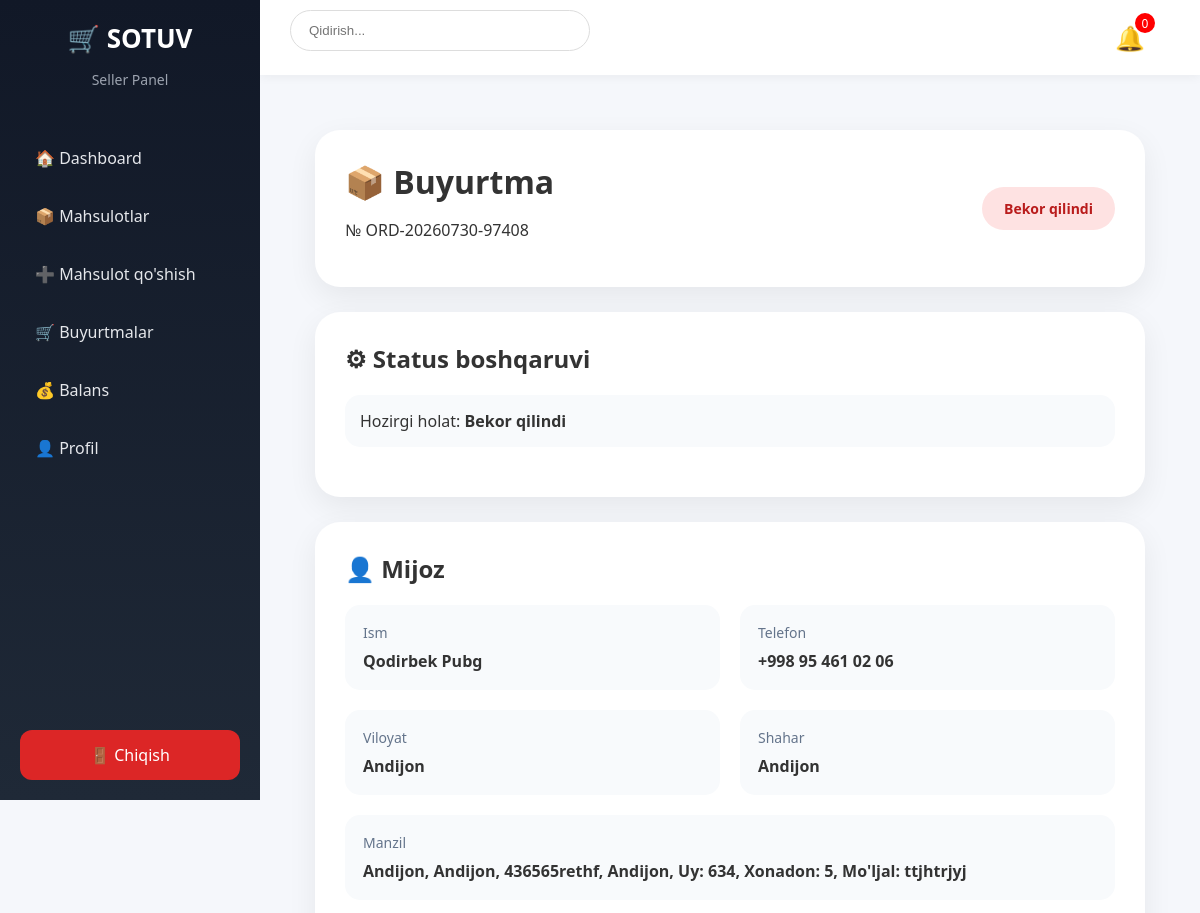
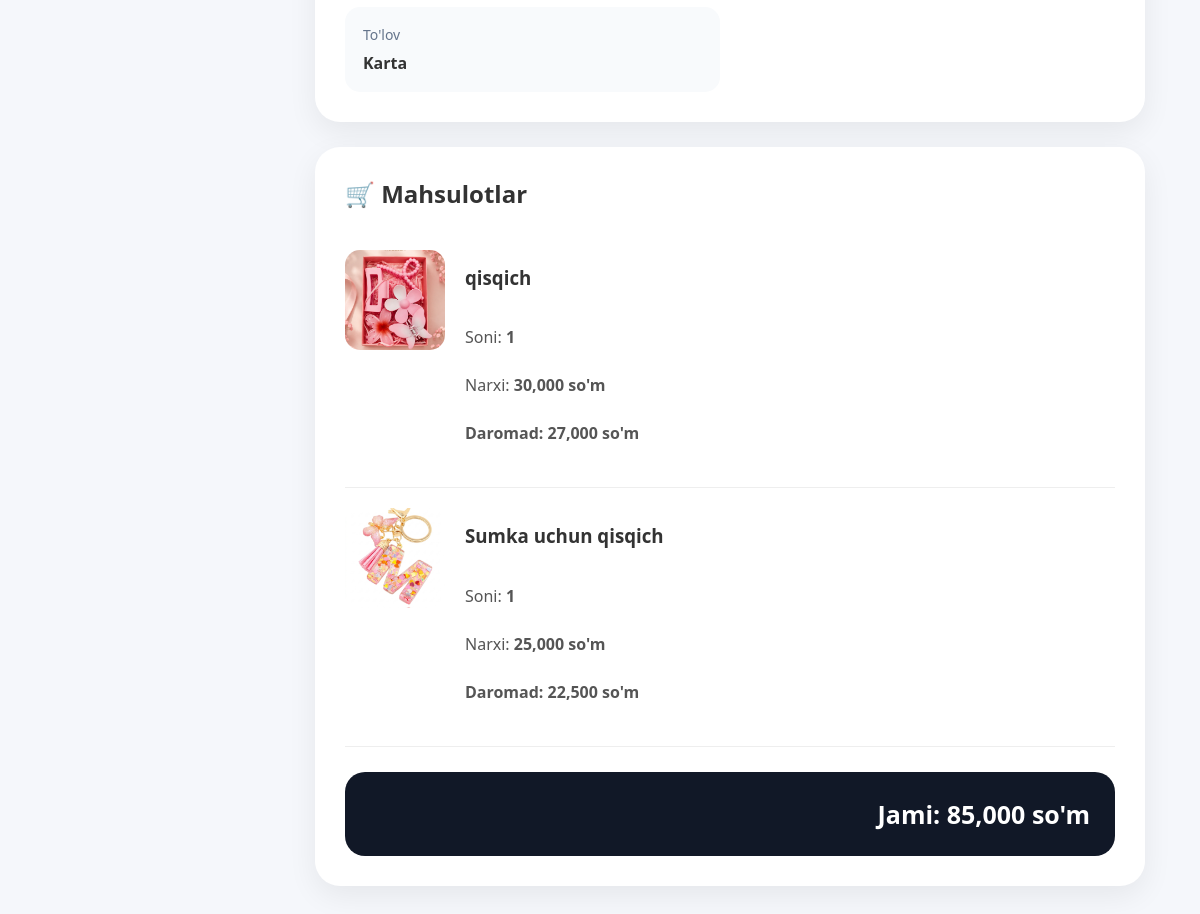
The page /seller/orders/4 (signed in) on the database its author committed (2 pictures, top to bottom).
### models/order.py (models this page shows, shortened)
class Order(db.Model):
    __tablename__ = "order"
    STATUS_NEW = "Kutilmoqda"
    STATUS_ACCEPTED = "Qabul qilindi"
    STATUS_PREPARING = "Tayyorlanmoqda"
    STATUS_SHIPPING = "Yetkazilmoqda"
    STATUS_DONE = "Yetkazildi"
    STATUS_CANCELLED = "Bekor qilindi"
    STATUSES = [
        STATUS_NEW,
        STATUS_ACCEPTED,
        STATUS_PREPARING,
        STATUS_SHIPPING,
        STATUS_DONE,
        STATUS_CANCELLED
    ]
    PAYMENT_PENDING = "To'lanmagan"
    PAYMENT_PAID = "To'langan"
    PAYMENT_REFUND = "Qaytarilgan"
    PAYMENT_STATUSES = [
        PAYMENT_PENDING,
        PAYMENT_PAID,
        PAYMENT_REFUND
    ]
    id = db.Column(
        db.Integer,
        primary_key=True
    )
    order_number = db.Column(
        db.String(50),
        unique=True,
        nullable=False,
        index=True
    )
    tracking_code = db.Column(
        db.String(100),
        unique=True
    )
    user_id = db.Column(
        db.Integer,
        db.ForeignKey("user.id"),
        nullable=False,
        index=True
    )
    subtotal = db.Column(
        db.Integer,
        default=0
    )
    delivery_price = db.Column(
        db.Integer,
        default=0
    )
    delivery_type = db.Column(
        db.String(50),
        default="standard"
    )
    discount = db.Column(
        db.Integer,
        default=0
    )
    total_price = db.Column(
        db.Integer,
        default=0
    )
    payment_method = db.Column(
        db.String(50),
        default="Naqd"
    )
    payment_status = db.Column(
        db.String(50),
        default=PAYMENT_PENDING
    )
    payment_check = db.Column(
        db.String(255),
        nullable=True
    )
    payment_verified = db.Column(
        db.Boolean,
        default=False
    )
    status = db.Column(
        db.String(50),
        default=STATUS_NEW,
        index=True
    )
    status_note = db.Column(
        db.Text
    )
    receiver_name = db.Column(
        db.String(100),
        nullable=False
    )
    phone = db.Column(
        db.String(30),
        nullable=False
    )
    country = db.Column(
        db.String(100),
        default="Uzbekistan"
    )
    region = db.Column(
        db.String(100)
    )
    city = db.Column(
        db.String(100)
    )
    district = db.Column(
        db.String(100)
    )
    street = db.Column(
        db.String(200)
    )
    house = db.Column(
        db.String(50)
    )
    apartment = db.Column(
        db.String(50)
    )
    address = db.Column(
        db.Text
    )
    comment = db.Column(
        db.Text
    )
    cancel_reason = db.Column(
        db.Text
    )
    created_at = db.Column(
        db.DateTime,
        default=datetime.utcnow,
        index=True
    )
    updated_at = db.Column(
        db.DateTime,
        default=datetime.utcnow,
        onupdate=datetime.utcnow
    )
    completed_at = db.Column(
        db.DateTime
    )
    user = db.relationship(
        "User",
        back_populates="orders"
    )
    items = db.relationship(
        "OrderItem",
        back_populates="order",
        cascade="all, delete-orphan",
        lazy="joined"
    )
    notifications = db.relationship(
        "Notification",
        back_populates="order",
        cascade="all, delete-orphan"
    )

### models/order_item.py (models this page shows, shortened)
class OrderItem(db.Model):
    __tablename__ = "order_item"
    STATUS_NEW = "Kutilmoqda"
    STATUS_ACCEPTED = "Qabul qilindi"
    STATUS_PREPARING = "Tayyorlanmoqda"
    STATUS_SHIPPING = "Yetkazilmoqda"
    STATUS_DONE = "Yetkazildi"
    STATUS_CANCELLED = "Bekor qilindi"
    STATUSES = [
        STATUS_NEW,
        STATUS_ACCEPTED,
        STATUS_PREPARING,
        STATUS_SHIPPING,
        STATUS_DONE,
        STATUS_CANCELLED
    ]
    id = db.Column(
        db.Integer,
        primary_key=True
    )
    order_id = db.Column(
        db.Integer,
        db.ForeignKey(
            "order.id",
            ondelete="CASCADE"
        ),
        nullable=False,
        index=True
    )
    product_id = db.Column(
        db.Integer,
        db.ForeignKey(
            "product.id",
            ondelete="SET NULL"
        ),
        nullable=True,
        index=True
    )
    product_name = db.Column(
        db.String(200),
        nullable=False
    )
    product_image = db.Column(
        db.String(500)
    )
    product_brand = db.Column(
        db.String(100)
    )
    product_sku = db.Column(
        db.String(100)
    )
    seller_id = db.Column(
        db.Integer,
        db.ForeignKey(
            "seller.id",
            ondelete="SET NULL"
        ),
        nullable=True
    )
    seller_name = db.Column(
        db.String(200)
    )
    price = db.Column(
        db.Integer,
        default=0,
        nullable=False
    )
    quantity = db.Column(
        db.Integer,
        default=1,
        nullable=False
    )
    subtotal = db.Column(
        db.Integer,
        default=0
    )
    commission_percent = db.Column(
        db.Integer,
        default=10
    )
    commission = db.Column(
        db.Integer,
        default=0
    )
    seller_income = db.Column(
        db.Integer,
        default=0
    )
    status = db.Column(
        db.String(50),
        default=STATUS_NEW,
        index=True
    )
    created_at = db.Column(
        db.DateTime,
        default=datetime.utcnow
    )
    updated_at = db.Column(
        db.DateTime,
        default=datetime.utcnow,
        onupdate=datetime.utcnow
    )
    order = db.relationship(
        "Order",
        back_populates="items"
    )
    product = db.relationship(
        "Product",
        back_populates="order_items"
    )
    seller = db.relationship(
        "Seller",
        back_populates="order_items"
    )

### seller/routes.py (the view, shortened to what this page needs)
@seller.route(
    "/orders/<int:id>"
)
@seller_required
def order_detail(id):
    seller_id = session.get(
        "seller_id"
    )
    order = (
        Order.query
        .join(
            OrderItem
        )
        .filter(
            Order.id == id,
            OrderItem.seller_id == seller_id
        )
        .first()
    )
    return render_template(
        "seller/order_detail.html",
        order=order
    )

### templates/seller/order_detail.html (shortened to what this page needs)
{% extends "seller/base.html" %}
{% block content %}
<link rel="stylesheet" href="{{url_for('static',filename='css/seller_order_detail.css')}}">
<link rel="stylesheet" href="{{ url_for('static', filename='css/mobile-seller-order-detail.css') }}">
<div class="order-page">
<div class="order-header">
<div>
<h1>
📦 Buyurtma
</h1>
<p>
№ {{order.order_number}}
</p>
</div>
<div class="status {{order.status}}">
{{order.status}}
</div>
</div>
<div class="box">
<h2>
⚙ Status boshqaruvi
</h2>
<div class="current">
Hozirgi holat:
<strong>
{{order.status}}
</strong>
</div>
</div>
<div class="box">
<h2>
👤 Mijoz
</h2>
<div class="grid">
<div>
<span>
Ism
</span>
<b>
{{order.receiver_name}}
</b>
</div>
<div>
<span>
Telefon
</span>
<b>
{{order.phone}}
</b>
</div>
<div>
<span>
Viloyat
</span>
<b>
{{order.region}}
</b>
</div>
<div>
<span>
Shahar
</span>
<b>
{{order.city}}
</b>
</div>
<div class="full">
<span>
Manzil
</span>
<b>
{{order.address}}
</b>
</div>
<div>
<span>
To'lov
</span>
<b>
{{order.payment_method}}
</b>
</div>
</div>
</div>
<div class="box">
<h2>
🛒 Mahsulotlar
</h2>
{% for item in order.items %}
<div class="product">
{% if item.product_image %}
<img src="{{item.product_image}}">
{% else %}
<div class="no-image">
📦
</div>
{% endif %}
<div class="product-info">
<h3>
{{item.product_name}}
</h3>
<p>
Soni:
<b>
{{item.quantity}}
</b>
</p>
<p>
Narxi:
<b>
{{"{:,}".format(item.price)}} so'm
</b>
</p>
<p class="income">
Daromad:
{{"{:,}".format(item.seller_income)}} so'm
</p>
</div>
</div>
{% endfor %}
<div class="total">
Jami:
{{"{:,}".format(order.total_price)}}
so'm
</div>
</div>
</div>
{% endblock %}

### static/seller/css/style.css (style rules this page uses)
* { box-sizing:border-box; }
body { margin:0; font-family: "Segoe UI", Arial, sans-serif; background:#f5f7fb; color:#333; }
.status { padding:6px 12px; border-radius:20px; background:#eee; }
.product-info p { margin:8px 0; color:#555; }
.status { padding:6px 15px; border-radius:20px; background:#eee; }
.product-info { display:flex; flex-direction:column; gap:10px; margin:15px 0; }
.status { display:inline-flex; align-items:center; gap:6px; padding:7px 14px; border-radius:20px; background:#fef3c7; color:#92400e; font-size:14px; font-weight:600; }

### static/css/seller_order_detail.css (style rules this page uses)
.order-page { padding:25px; }
.order-header { background:white; padding:30px; border-radius:25px; display:flex; justify-content:space-between; align-items:center; box-shadow:0 10px 30px #0001; margin-bottom:25px; }
.order-header h1 { margin:0; font-size:32px; }
.status { padding:12px 22px; border-radius:30px; font-weight:bold; }
.status.Bekor { background:#fee2e2; color:#b91c1c; }
.box { background:white; padding:30px; border-radius:25px; box-shadow:0 10px 30px #0001; margin-bottom:25px; }
.box h2 { margin-top:0; }
.current { background:#f8fafc; padding:15px; border-radius:15px; margin-bottom:20px; }
.grid { display:grid; grid-template-columns:repeat(2,1fr); gap:20px; }
.grid div { background:#f8fafc; padding:18px; border-radius:15px; }
.grid span { display:block; color:#64748b; font-size:14px; }
.grid b { display:block; margin-top:8px; }
.full { grid-column:1/-1; }
.product { display:flex; gap:20px; padding:20px 0; border-bottom:1px solid #eee; }
.product img, .no-image { width:100px; height:100px; border-radius:15px; object-fit:cover; }
.product-info h3 { margin-top:0; }
.income { color:#16a34a; font-weight:bold; }
.total { margin-top:25px; background:#111827; color:white; padding:25px; border-radius:20px; text-align:right; font-size:25px; font-weight:bold; }

### rows shown on the page
Order: order_number "ORD-20260730-97408", status "Bekor qilindi", receiver_name "Qodirbek Pubg", phone "+998 95 461 02 06", region "Andijon", city "Andijon", address "Andijon, Andijon, 436565rethf, Andijon, Uy: 634, Xonadon: 5, Mo'ljal: ttjhtrjyj", payment_method "Karta", total_price "85,000"
OrderItem: product_image (picture), product_name "qisqich", quantity "1", price "30,000", seller_income "27,000"
OrderItem: product_image (picture), product_name "Sumka uchun qisqich", quantity "1", price "25,000", seller_income "22,500"
